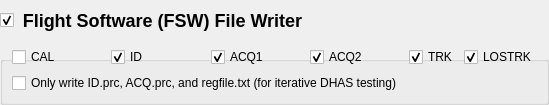
         <widget class="QGroupBox" name="groupBox_fileWriter">
          <property name="sizePolicy">
           <sizepolicy hsizetype="Minimum" vsizetype="Preferred">
            <horstretch>0</horstretch>
            <verstretch>0</verstretch>
           </sizepolicy>
          </property>
          <property name="styleSheet">
           <string notr="true">QGroupBox { font-size: 18px; font-weight: bold; margin-top: 35px } QGroupBox::title { top: -25px }</string>
          </property>
          <property name="title">
           <string>Flight Software (FSW) File Writer</string>
          </property>
          <property name="checkable">
           <bool>true</bool>
          </property>
          <layout class="QGridLayout" name="gridLayout_2">
           <item row="0" column="0">
            <widget class="QCheckBox" name="checkBox_CAL">
             <property name="toolTip">
              <string>Calibration</string>
             </property>
             <property name="text">
              <string>CAL</string>
             </property>
            </widget>
           </item>
           <item row="0" column="1">
            <widget class="QCheckBox" name="checkBox_ID">
             <property name="toolTip">
              <string>Identification</string>
             </property>
             <property name="text">
              <string>ID</string>
             </property>
             <property name="checked">
              <bool>true</bool>
             </property>
            </widget>
           </item>
           <item row="0" column="2">
            <widget class="QCheckBox" name="checkBox_ACQ1">
             <property name="toolTip">
              <string>Acquisition 1</string>
             </property>
             <property name="text">
              <string>ACQ1</string>
             </property>
             <property name="checked">
              <bool>true</bool>
             </property>
            </widget>
           </item>
           <item row="0" column="3">
            <widget class="QCheckBox" name="checkBox_ACQ2">
             <property name="toolTip">
              <string>Acquisition 2</string>
             </property>
             <property name="text">
              <string>ACQ2</string>
             </property>
             <property name="checked">
              <bool>true</bool>
             </property>
            </widget>
           </item>
           <item row="0" column="4">
            <widget class="QCheckBox" name="checkBox_TRK">
             <property name="toolTip">
              <string>Track</string>
             </property>
             <property name="text">
              <string>TRK</string>
             </property>
             <property name="checked">
              <bool>true</bool>
             </property>
            </widget>
           </item>
           <item row="0" column="5">
            <widget class="QCheckBox" name="checkBox_LOSTRK">
             <property name="toolTip">
              <string>Line-of-sight Track</string>
             </property>
             <property name="text">
              <string>LOSTRK</string>
             </property>
             <property name="checked">
              <bool>true</bool>
             </property>
            </widget>
           </item>
           <item row="1" column="0" colspan="4">
            <widget class="QCheckBox" name="checkBox_rewritePRC">
             <property name="enabled">
              <bool>true</bool>
             </property>
             <property name="toolTip">
              <string>&lt;html&gt;&lt;head/&gt;&lt;body&gt;&lt;p&gt;Rather than writing FITS images, .dat files, and .prc files for each step above, only rewrite the files needed to run DHAS. Will prompt user to re-select guide and reference stars. Requires that certain files already exist.&lt;/p&gt;&lt;/body&gt;&lt;/html&gt;</string>
             </property>
             <property name="text">
              <string>Only write ID.prc, ACQ.prc, and regfile.txt (for iterative DHAS testing)</string>
             </property>
            </widget>
           </item>
          </layout>
          <zorder>checkBox_CAL</zorder>
          <zorder>checkBox_ID</zorder>
          <zorder>checkBox_ACQ1</zorder>
          <zorder>checkBox_ACQ2</zorder>
          <zorder>checkBox_TRK</zorder>
          <zorder>checkBox_rewritePRC</zorder>
          <zorder>checkBox_LOSTRK</zorder>
         </widget>
